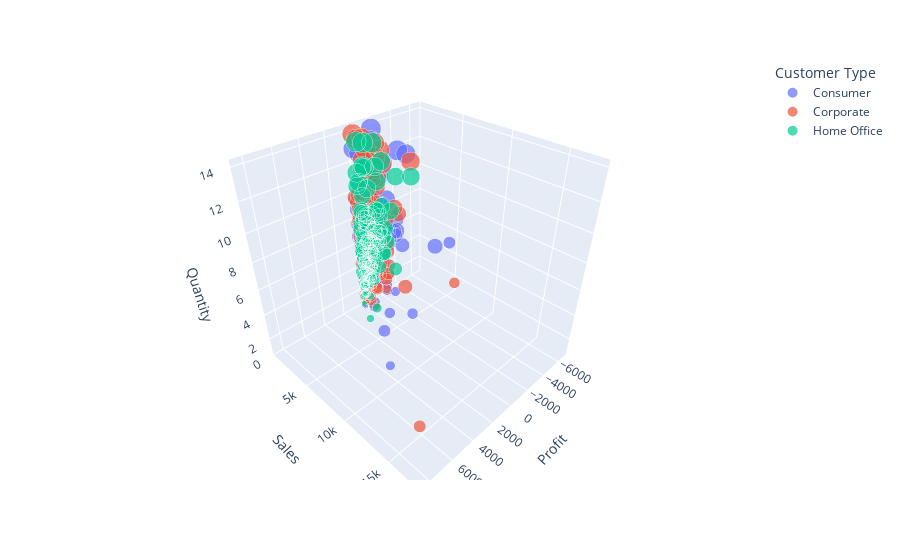

The notebook cell saved with this chart:
### Code cell
fig=px.scatter_3d(data_frame=df,x='Profit',y='Sales',z='Quantity',color='Customer Type',size='Quantity',hover_name='Country')


fig.show()

### Figure 1 — Plotly figure (JSON) as saved in the notebook; plotly's stock layout.template omitted (floating-point values rounded to 4 significant figures; data arrays with more than 128 entries replaced by an {"elided": "..."} marker saying what was removed)
{"data": [{"hovertemplate": "<b>%{hovertext}</b><br><br>Customer Type=Consumer<br>Profit=%{x}<br>Sales=%{y}<br>Quantity=%{marker.size}<extra></extra>", "hovertext": {"elided": "417 str values"}, "legendgroup": "Consumer", "marker": {"color": "#636efa", "size": {"elided": "417 int values"}, "sizemode": "area", "sizeref": 0.035, "symbol": "circle"}, "mode": "markers", "name": "Consumer", "scene": "scene", "showlegend": true, "type": "scatter3d", "x": {"elided": "417 float values"}, "y": {"elided": "417 float values"}, "z": {"elided": "417 int values"}}, {"hovertemplate": "<b>%{hovertext}</b><br><br>Customer Type=Corporate<br>Profit=%{x}<br>Sales=%{y}<br>Quantity=%{marker.size}<extra></extra>", "hovertext": {"elided": "251 str values"}, "legendgroup": "Corporate", "marker": {"color": "#EF553B", "size": {"elided": "251 int values"}, "sizemode": "area", "sizeref": 0.035, "symbol": "circle"}, "mode": "markers", "name": "Corporate", "scene": "scene", "showlegend": true, "type": "scatter3d", "x": {"elided": "251 float values"}, "y": {"elided": "251 float values"}, "z": {"elided": "251 int values"}}, {"hovertemplate": "<b>%{hovertext}</b><br><br>Customer Type=Home Office<br>Profit=%{x}<br>Sales=%{y}<br>Quantity=%{marker.size}<extra></extra>", "hovertext": {"elided": "160 str values"}, "legendgroup": "Home Office", "marker": {"color": "#00cc96", "size": {"elided": "160 int values"}, "sizemode": "area", "sizeref": 0.035, "symbol": "circle"}, "mode": "markers", "name": "Home Office", "scene": "scene", "showlegend": true, "type": "scatter3d", "x": {"elided": "160 float values"}, "y": {"elided": "160 float values"}, "z": {"elided": "160 int values"}}], "layout": {"legend": {"itemsizing": "constant", "title": {"text": "Customer Type"}, "tracegroupgap": 0}, "margin": {"t": 60}, "scene": {"domain": {"x": [0, 1], "y": [0, 1]}, "xaxis": {"title": {"text": "Profit"}}, "yaxis": {"title": {"text": "Sales"}}, "zaxis": {"title": {"text": "Quantity"}}}}}
